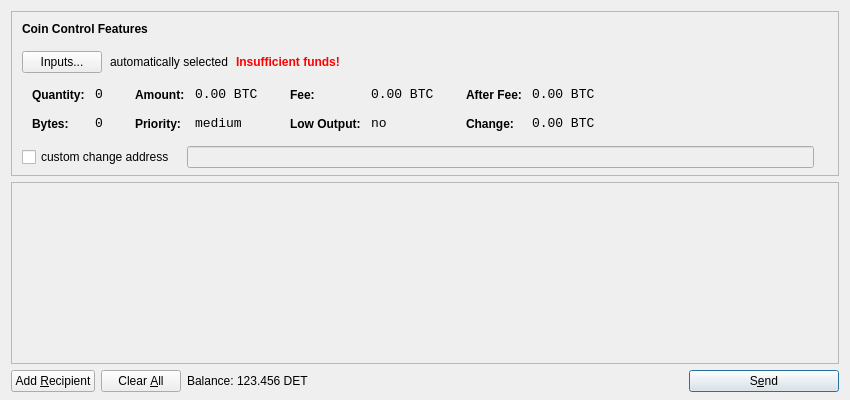
<?xml version="1.0" encoding="UTF-8"?>
<ui version="4.0">
 <class>SendCoinsDialog</class>
 <widget class="QDialog" name="SendCoinsDialog">
  <property name="geometry">
   <rect>
    <x>0</x>
    <y>0</y>
    <width>850</width>
    <height>400</height>
   </rect>
  </property>
  <property name="windowTitle">
   <string>Send Coins</string>
  </property>
  <layout class="QVBoxLayout" name="verticalLayout" stretch="0,1,0">
   <property name="bottomMargin">
    <number>8</number>
   </property>
   <item>
    <widget class="QFrame" name="frameCoinControl">
     <property name="sizePolicy">
      <sizepolicy hsizetype="Expanding" vsizetype="Expanding">
       <horstretch>0</horstretch>
       <verstretch>0</verstretch>
      </sizepolicy>
     </property>
     <property name="maximumSize">
      <size>
       <width>16777215</width>
       <height>16777215</height>
      </size>
     </property>
     <property name="frameShape">
      <enum>QFrame::StyledPanel</enum>
     </property>
     <property name="frameShadow">
      <enum>QFrame::Sunken</enum>
     </property>
     <layout class="QVBoxLayout" name="verticalLayoutCoinControl2">
      <property name="spacing">
       <number>-1</number>
      </property>
      <property name="leftMargin">
       <number>0</number>
      </property>
      <property name="topMargin">
       <number>0</number>
      </property>
      <property name="rightMargin">
       <number>0</number>
      </property>
      <property name="bottomMargin">
       <number>6</number>
      </property>
      <item>
       <layout class="QVBoxLayout" name="verticalLayoutCoinControl" stretch="0,0,0,0,1">
        <property name="spacing">
         <number>0</number>
        </property>
        <property name="leftMargin">
         <number>10</number>
        </property>
        <property name="topMargin">
         <number>10</number>
        </property>
        <item>
         <layout class="QHBoxLayout" name="horizontalLayoutCoinControl1">
          <property name="bottomMargin">
           <number>15</number>
          </property>
          <item>
           <widget class="QLabel" name="labelCoinControlFeatures">
            <property name="sizePolicy">
             <sizepolicy hsizetype="Preferred" vsizetype="Maximum">
              <horstretch>0</horstretch>
              <verstretch>0</verstretch>
             </sizepolicy>
            </property>
            <property name="font">
             <font>
              <weight>75</weight>
              <bold>true</bold>
             </font>
            </property>
            <property name="styleSheet">
             <string notr="true">font-weight:bold;</string>
            </property>
            <property name="text">
             <string>Coin Control Features</string>
            </property>
           </widget>
          </item>
         </layout>
        </item>
        <item>
         <layout class="QHBoxLayout" name="horizontalLayoutCoinControl2" stretch="0,0,0,0">
          <property name="spacing">
           <number>8</number>
          </property>
          <property name="bottomMargin">
           <number>10</number>
          </property>
          <item>
           <widget class="QPushButton" name="pushButtonCoinControl">
            <property name="styleSheet">
             <string notr="true"/>
            </property>
            <property name="text">
             <string>Inputs...</string>
            </property>
           </widget>
          </item>
          <item>
           <widget class="QLabel" name="labelCoinControlAutomaticallySelected">
            <property name="text">
             <string>automatically selected</string>
            </property>
            <property name="margin">
             <number>5</number>
            </property>
           </widget>
          </item>
          <item>
           <widget class="QLabel" name="labelCoinControlInsuffFunds">
            <property name="font">
             <font>
              <weight>75</weight>
              <bold>true</bold>
             </font>
            </property>
            <property name="styleSheet">
             <string notr="true">color:red;font-weight:bold;</string>
            </property>
            <property name="text">
             <string>Insufficient funds!</string>
            </property>
            <property name="margin">
             <number>5</number>
            </property>
           </widget>
          </item>
          <item>
           <spacer name="horizontalSpacerCoinControl">
            <property name="orientation">
             <enum>Qt::Horizontal</enum>
            </property>
            <property name="sizeHint" stdset="0">
             <size>
              <width>40</width>
              <height>1</height>
             </size>
            </property>
           </spacer>
          </item>
         </layout>
        </item>
        <item>
         <widget class="QWidget" name="widgetCoinControl" native="true">
          <property name="sizePolicy">
           <sizepolicy hsizetype="Preferred" vsizetype="Preferred">
            <horstretch>0</horstretch>
            <verstretch>0</verstretch>
           </sizepolicy>
          </property>
          <property name="minimumSize">
           <size>
            <width>0</width>
            <height>0</height>
           </size>
          </property>
          <property name="styleSheet">
           <string notr="true"/>
          </property>
          <layout class="QHBoxLayout" name="horizontalLayoutCoinControl5">
           <property name="margin">
            <number>0</number>
           </property>
           <item>
            <layout class="QHBoxLayout" name="horizontalLayoutCoinControl3" stretch="0,0,0,1">
             <property name="spacing">
              <number>20</number>
             </property>
             <property name="topMargin">
              <number>0</number>
             </property>
             <property name="bottomMargin">
              <number>10</number>
             </property>
             <item>
              <layout class="QFormLayout" name="formLayoutCoinControl1">
               <property name="horizontalSpacing">
                <number>10</number>
               </property>
               <property name="verticalSpacing">
                <number>14</number>
               </property>
               <property name="leftMargin">
                <number>10</number>
               </property>
               <property name="topMargin">
                <number>4</number>
               </property>
               <property name="rightMargin">
                <number>6</number>
               </property>
               <item row="0" column="0">
                <widget class="QLabel" name="labelCoinControlQuantityText">
                 <property name="styleSheet">
                  <string notr="true">font-weight:bold;</string>
                 </property>
                 <property name="text">
                  <string>Quantity:</string>
                 </property>
                 <property name="margin">
                  <number>0</number>
                 </property>
                </widget>
               </item>
               <item row="0" column="1">
                <widget class="QLabel" name="labelCoinControlQuantity">
                 <property name="font">
                  <font>
                   <family>Monospace</family>
                   <pointsize>10</pointsize>
                  </font>
                 </property>
                 <property name="cursor">
                  <cursorShape>IBeamCursor</cursorShape>
                 </property>
                 <property name="contextMenuPolicy">
                  <enum>Qt::ActionsContextMenu</enum>
                 </property>
                 <property name="text">
                  <string notr="true">0</string>
                 </property>
                 <property name="margin">
                  <number>0</number>
                 </property>
                 <property name="textInteractionFlags">
                  <set>Qt::LinksAccessibleByMouse|Qt::TextSelectableByKeyboard|Qt::TextSelectableByMouse</set>
                 </property>
                </widget>
               </item>
               <item row="1" column="0">
                <widget class="QLabel" name="labelCoinControlBytesText">
                 <property name="styleSheet">
                  <string notr="true">font-weight:bold;</string>
                 </property>
                 <property name="text">
                  <string>Bytes:</string>
                 </property>
                </widget>
               </item>
               <item row="1" column="1">
                <widget class="QLabel" name="labelCoinControlBytes">
                 <property name="font">
                  <font>
                   <family>Monospace</family>
                   <pointsize>10</pointsize>
                  </font>
                 </property>
                 <property name="cursor">
                  <cursorShape>IBeamCursor</cursorShape>
                 </property>
                 <property name="contextMenuPolicy">
                  <enum>Qt::ActionsContextMenu</enum>
                 </property>
                 <property name="text">
                  <string notr="true">0</string>
                 </property>
                 <property name="textInteractionFlags">
                  <set>Qt::LinksAccessibleByMouse|Qt::TextSelectableByKeyboard|Qt::TextSelectableByMouse</set>
                 </property>
                </widget>
               </item>
              </layout>
             </item>
             <item>
              <layout class="QFormLayout" name="formLayoutCoinControl2">
               <property name="horizontalSpacing">
                <number>10</number>
               </property>
               <property name="verticalSpacing">
                <number>14</number>
               </property>
               <property name="leftMargin">
                <number>6</number>
               </property>
               <property name="topMargin">
                <number>4</number>
               </property>
               <property name="rightMargin">
                <number>6</number>
               </property>
               <item row="0" column="0">
                <widget class="QLabel" name="labelCoinControlAmountText">
                 <property name="styleSheet">
                  <string notr="true">font-weight:bold;</string>
                 </property>
                 <property name="text">
                  <string>Amount:</string>
                 </property>
                 <property name="margin">
                  <number>0</number>
                 </property>
                </widget>
               </item>
               <item row="0" column="1">
                <widget class="QLabel" name="labelCoinControlAmount">
                 <property name="font">
                  <font>
                   <family>Monospace</family>
                   <pointsize>10</pointsize>
                  </font>
                 </property>
                 <property name="cursor">
                  <cursorShape>IBeamCursor</cursorShape>
                 </property>
                 <property name="contextMenuPolicy">
                  <enum>Qt::ActionsContextMenu</enum>
                 </property>
                 <property name="text">
                  <string notr="true">0.00 BTC</string>
                 </property>
                 <property name="textInteractionFlags">
                  <set>Qt::LinksAccessibleByMouse|Qt::TextSelectableByKeyboard|Qt::TextSelectableByMouse</set>
                 </property>
                </widget>
               </item>
               <item row="1" column="0">
                <widget class="QLabel" name="labelCoinControlPriorityText">
                 <property name="styleSheet">
                  <string notr="true">font-weight:bold;</string>
                 </property>
                 <property name="text">
                  <string>Priority:</string>
                 </property>
                </widget>
               </item>
               <item row="1" column="1">
                <widget class="QLabel" name="labelCoinControlPriority">
                 <property name="font">
                  <font>
                   <family>Monospace</family>
                   <pointsize>10</pointsize>
                  </font>
                 </property>
                 <property name="cursor">
                  <cursorShape>IBeamCursor</cursorShape>
                 </property>
                 <property name="contextMenuPolicy">
                  <enum>Qt::ActionsContextMenu</enum>
                 </property>
                 <property name="text">
                  <string>medium</string>
                 </property>
                 <property name="textInteractionFlags">
                  <set>Qt::LinksAccessibleByMouse|Qt::TextSelectableByKeyboard|Qt::TextSelectableByMouse</set>
                 </property>
                </widget>
               </item>
              </layout>
             </item>
             <item>
              <layout class="QFormLayout" name="formLayoutCoinControl3">
               <property name="horizontalSpacing">
                <number>10</number>
               </property>
               <property name="verticalSpacing">
                <number>14</number>
               </property>
               <property name="leftMargin">
                <number>6</number>
               </property>
               <property name="topMargin">
                <number>4</number>
               </property>
               <property name="rightMargin">
                <number>6</number>
               </property>
               <item row="0" column="0">
                <widget class="QLabel" name="labelCoinControlFeeText">
                 <property name="styleSheet">
                  <string notr="true">font-weight:bold;</string>
                 </property>
                 <property name="text">
                  <string>Fee:</string>
                 </property>
                 <property name="margin">
                  <number>0</number>
                 </property>
                </widget>
               </item>
               <item row="0" column="1">
                <widget class="QLabel" name="labelCoinControlFee">
                 <property name="font">
                  <font>
                   <family>Monospace</family>
                   <pointsize>10</pointsize>
                  </font>
                 </property>
                 <property name="cursor">
                  <cursorShape>IBeamCursor</cursorShape>
                 </property>
                 <property name="contextMenuPolicy">
                  <enum>Qt::ActionsContextMenu</enum>
                 </property>
                 <property name="text">
                  <string notr="true">0.00 BTC</string>
                 </property>
                 <property name="textInteractionFlags">
                  <set>Qt::LinksAccessibleByMouse|Qt::TextSelectableByKeyboard|Qt::TextSelectableByMouse</set>
                 </property>
                </widget>
               </item>
               <item row="1" column="0">
                <widget class="QLabel" name="labelCoinControlLowOutputText">
                 <property name="styleSheet">
                  <string notr="true">font-weight:bold;</string>
                 </property>
                 <property name="text">
                  <string>Low Output:</string>
                 </property>
                </widget>
               </item>
               <item row="1" column="1">
                <widget class="QLabel" name="labelCoinControlLowOutput">
                 <property name="font">
                  <font>
                   <family>Monospace</family>
                   <pointsize>10</pointsize>
                  </font>
                 </property>
                 <property name="cursor">
                  <cursorShape>IBeamCursor</cursorShape>
                 </property>
                 <property name="contextMenuPolicy">
                  <enum>Qt::ActionsContextMenu</enum>
                 </property>
                 <property name="text">
                  <string>no</string>
                 </property>
                 <property name="textInteractionFlags">
                  <set>Qt::LinksAccessibleByMouse|Qt::TextSelectableByKeyboard|Qt::TextSelectableByMouse</set>
                 </property>
                </widget>
               </item>
              </layout>
             </item>
             <item>
              <layout class="QFormLayout" name="formLayoutCoinControl4">
               <property name="horizontalSpacing">
                <number>10</number>
               </property>
               <property name="verticalSpacing">
                <number>14</number>
               </property>
               <property name="leftMargin">
                <number>6</number>
               </property>
               <property name="topMargin">
                <number>4</number>
               </property>
               <property name="rightMargin">
                <number>6</number>
               </property>
               <item row="0" column="0">
                <widget class="QLabel" name="labelCoinControlAfterFeeText">
                 <property name="styleSheet">
                  <string notr="true">font-weight:bold;</string>
                 </property>
                 <property name="text">
                  <string>After Fee:</string>
                 </property>
                 <property name="margin">
                  <number>0</number>
                 </property>
                </widget>
               </item>
               <item row="0" column="1">
                <widget class="QLabel" name="labelCoinControlAfterFee">
                 <property name="font">
                  <font>
                   <family>Monospace</family>
                   <pointsize>10</pointsize>
                  </font>
                 </property>
                 <property name="cursor">
                  <cursorShape>IBeamCursor</cursorShape>
                 </property>
                 <property name="contextMenuPolicy">
                  <enum>Qt::ActionsContextMenu</enum>
                 </property>
                 <property name="text">
                  <string notr="true">0.00 BTC</string>
                 </property>
                 <property name="textInteractionFlags">
                  <set>Qt::LinksAccessibleByMouse|Qt::TextSelectableByKeyboard|Qt::TextSelectableByMouse</set>
                 </property>
                </widget>
               </item>
               <item row="1" column="0">
                <widget class="QLabel" name="labelCoinControlChangeText">
                 <property name="styleSheet">
                  <string notr="true">font-weight:bold;</string>
                 </property>
                 <property name="text">
                  <string>Change:</string>
                 </property>
                </widget>
               </item>
               <item row="1" column="1">
                <widget class="QLabel" name="labelCoinControlChange">
                 <property name="font">
                  <font>
                   <family>Monospace</family>
                   <pointsize>10</pointsize>
                  </font>
                 </property>
                 <property name="cursor">
                  <cursorShape>IBeamCursor</cursorShape>
                 </property>
                 <property name="contextMenuPolicy">
                  <enum>Qt::ActionsContextMenu</enum>
                 </property>
                 <property name="text">
                  <string notr="true">0.00 BTC</string>
                 </property>
                 <property name="textInteractionFlags">
                  <set>Qt::LinksAccessibleByMouse|Qt::TextSelectableByKeyboard|Qt::TextSelectableByMouse</set>
                 </property>
                </widget>
               </item>
              </layout>
             </item>
            </layout>
           </item>
          </layout>
         </widget>
        </item>
        <item>
         <layout class="QHBoxLayout" name="horizontalLayoutCoinControl4" stretch="0,0,0">
          <property name="spacing">
           <number>12</number>
          </property>
          <property name="sizeConstraint">
           <enum>QLayout::SetDefaultConstraint</enum>
          </property>
          <property name="topMargin">
           <number>5</number>
          </property>
          <property name="rightMargin">
           <number>5</number>
          </property>
          <item>
           <widget class="QCheckBox" name="checkBoxCoinControlChange">
            <property name="text">
             <string>custom change address</string>
            </property>
           </widget>
          </item>
          <item>
           <widget class="QLineEdit" name="lineEditCoinControlChange">
            <property name="enabled">
             <bool>false</bool>
            </property>
            <property name="sizePolicy">
             <sizepolicy hsizetype="Expanding" vsizetype="Fixed">
              <horstretch>0</horstretch>
              <verstretch>0</verstretch>
             </sizepolicy>
            </property>
           </widget>
          </item>
          <item>
           <widget class="QLabel" name="labelCoinControlChangeLabel">
            <property name="sizePolicy">
             <sizepolicy hsizetype="Preferred" vsizetype="Expanding">
              <horstretch>0</horstretch>
              <verstretch>0</verstretch>
             </sizepolicy>
            </property>
            <property name="minimumSize">
             <size>
              <width>0</width>
              <height>0</height>
             </size>
            </property>
            <property name="text">
             <string/>
            </property>
            <property name="margin">
             <number>3</number>
            </property>
           </widget>
          </item>
         </layout>
        </item>
        <item>
         <spacer name="verticalSpacerCoinControl">
          <property name="orientation">
           <enum>Qt::Vertical</enum>
          </property>
          <property name="sizeHint" stdset="0">
           <size>
            <width>800</width>
            <height>1</height>
           </size>
          </property>
         </spacer>
        </item>
       </layout>
      </item>
     </layout>
    </widget>
   </item>
   <item>
    <widget class="QScrollArea" name="scrollArea">
     <property name="widgetResizable">
      <bool>true</bool>
     </property>
     <widget class="QWidget" name="scrollAreaWidgetContents">
      <property name="geometry">
       <rect>
        <x>0</x>
        <y>0</y>
        <width>830</width>
        <height>165</height>
       </rect>
      </property>
      <layout class="QVBoxLayout" name="verticalLayout_2">
       <property name="margin">
        <number>0</number>
       </property>
       <item>
        <layout class="QVBoxLayout" name="entries">
         <property name="spacing">
          <number>6</number>
         </property>
        </layout>
       </item>
       <item>
        <spacer name="verticalSpacer">
         <property name="orientation">
          <enum>Qt::Vertical</enum>
         </property>
         <property name="sizeHint" stdset="0">
          <size>
           <width>20</width>
           <height>40</height>
          </size>
         </property>
        </spacer>
       </item>
      </layout>
     </widget>
    </widget>
   </item>
   <item>
    <layout class="QHBoxLayout" name="horizontalLayout">
     <item>
      <widget class="QPushButton" name="addButton">
       <property name="toolTip">
        <string>Send to multiple recipients at once</string>
       </property>
       <property name="text">
        <string>Add &amp;Recipient</string>
       </property>
       <property name="icon">
        <iconset resource="../bitcoin.qrc">
         <normaloff>:/icons/add</normaloff>:/icons/add</iconset>
       </property>
       <property name="autoDefault">
        <bool>false</bool>
       </property>
      </widget>
     </item>
     <item>
      <widget class="QPushButton" name="clearButton">
       <property name="sizePolicy">
        <sizepolicy hsizetype="Minimum" vsizetype="Fixed">
         <horstretch>0</horstretch>
         <verstretch>0</verstretch>
        </sizepolicy>
       </property>
       <property name="toolTip">
        <string>Remove all transaction fields</string>
       </property>
       <property name="text">
        <string>Clear &amp;All</string>
       </property>
       <property name="icon">
        <iconset resource="../bitcoin.qrc">
         <normaloff>:/icons/remove</normaloff>:/icons/remove</iconset>
       </property>
       <property name="autoRepeatDelay">
        <number>300</number>
       </property>
       <property name="autoDefault">
        <bool>false</bool>
       </property>
      </widget>
     </item>
     <item>
      <layout class="QHBoxLayout" name="horizontalLayout_2">
       <property name="spacing">
        <number>3</number>
       </property>
       <item>
        <widget class="QLabel" name="label">
         <property name="text">
          <string>Balance:</string>
         </property>
        </widget>
       </item>
       <item>
        <widget class="QLabel" name="labelBalance">
         <property name="cursor">
          <cursorShape>IBeamCursor</cursorShape>
         </property>
         <property name="text">
          <string>123.456 DET</string>
         </property>
         <property name="textInteractionFlags">
          <set>Qt::LinksAccessibleByMouse|Qt::TextSelectableByKeyboard|Qt::TextSelectableByMouse</set>
         </property>
        </widget>
       </item>
      </layout>
     </item>
     <item>
      <spacer name="horizontalSpacer">
       <property name="orientation">
        <enum>Qt::Horizontal</enum>
       </property>
       <property name="sizeHint" stdset="0">
        <size>
         <width>40</width>
         <height>20</height>
        </size>
       </property>
      </spacer>
     </item>
     <item>
      <widget class="QPushButton" name="sendButton">
       <property name="minimumSize">
        <size>
         <width>150</width>
         <height>0</height>
        </size>
       </property>
       <property name="toolTip">
        <string>Confirm the send action</string>
       </property>
       <property name="text">
        <string>S&amp;end</string>
       </property>
       <property name="icon">
        <iconset resource="../bitcoin.qrc">
         <normaloff>:/icons/send</normaloff>:/icons/send</iconset>
       </property>
       <property name="default">
        <bool>true</bool>
       </property>
      </widget>
     </item>
    </layout>
   </item>
  </layout>
 </widget>
 <resources>
  <include location="../bitcoin.qrc"/>
 </resources>
 <connections/>
</ui>
